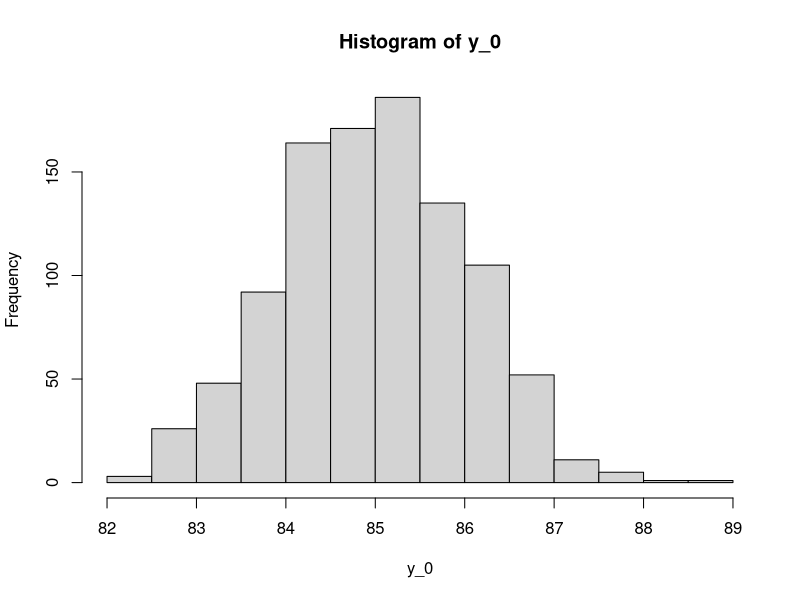
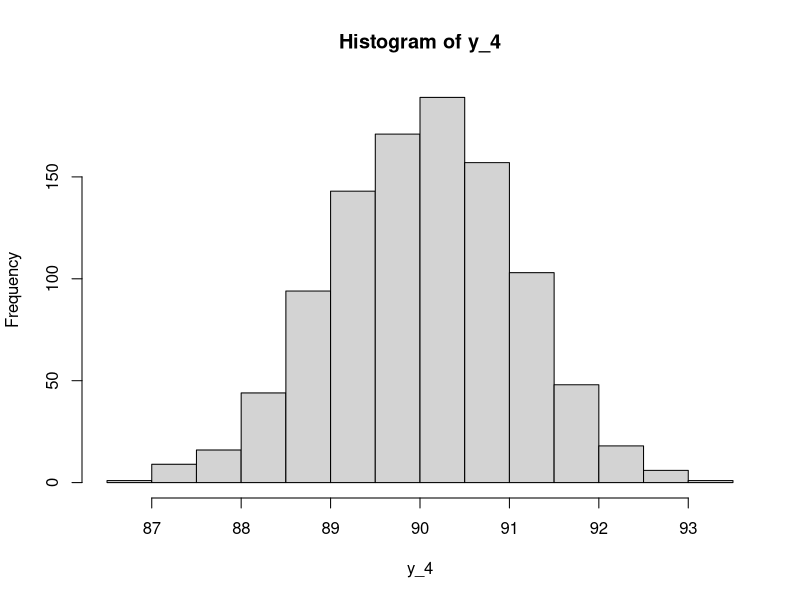
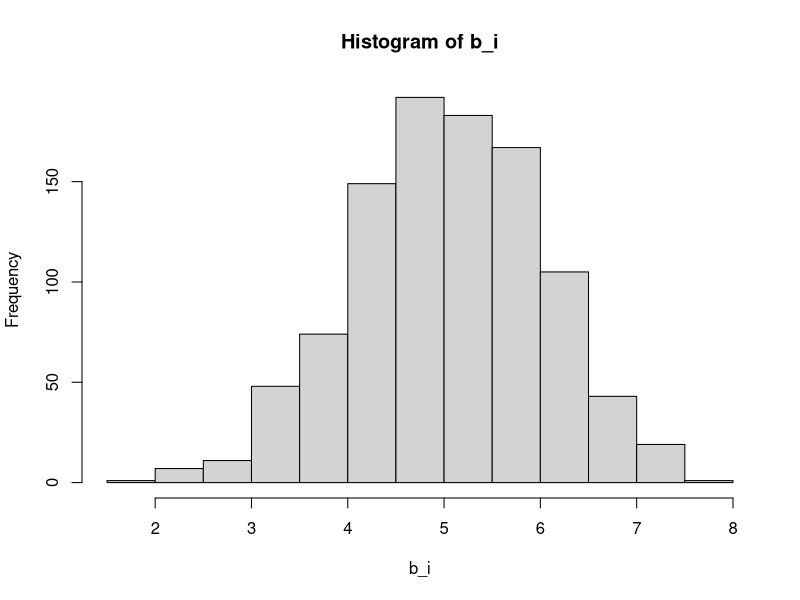
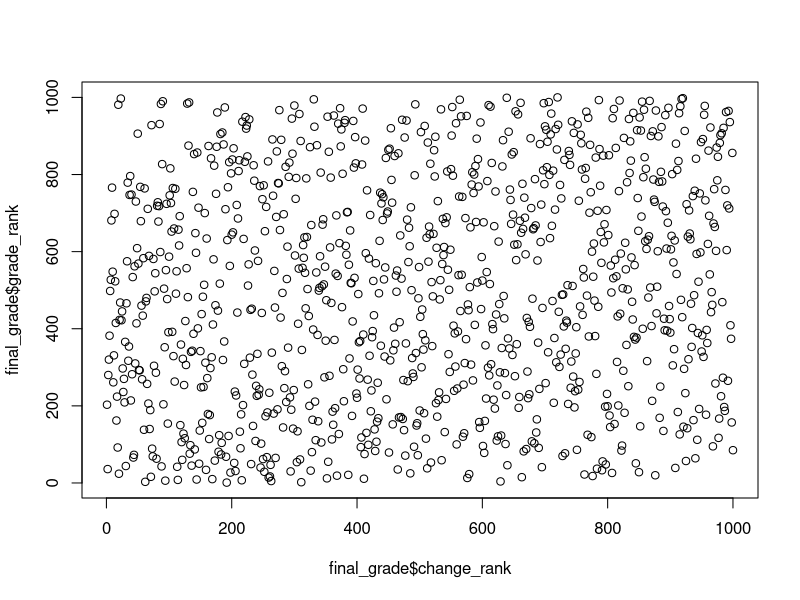
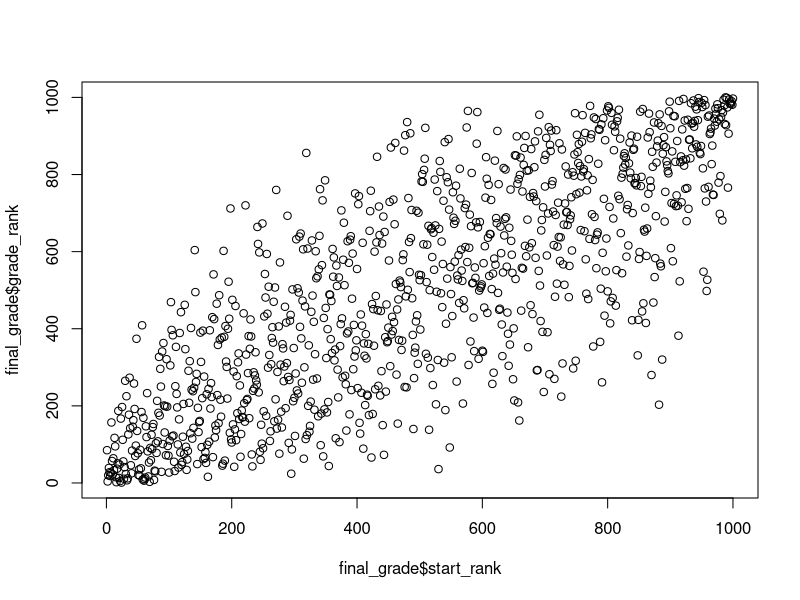

These charts were generated, in order, by the following R code:
## ---- chunk 1
#| echo: false
#| warning: false

rbvn<-function (n, m1, s1, m2, s2, rho)
  {
     X1 <- rnorm(n, m1, s1)
     X2 <- rnorm(n, m2 + (s2/s1) * rho *
           (X1 - m1), sqrt((1 - rho^2)*s2^2))
     cbind(X1, X2)
  }



library(dplyr)
N <- 1000
a <- rbvn(N, 85, 1, 5, 1, -0.5)
### Sample starting grades
a_i <- a[,1] 
z_i <- a[,2] + a[,1]
b_i <- z_i-a_i
y_0 <- a_i
df0 <- data.frame(t=0, id = 1:N, y=y_0)
y_1 <- a_i + b_i*0.25
df1 <- data.frame(t=1, id = 1:N, y=y_1)
y_2 <- a_i + b_i*0.5
df2 <- data.frame(t=2, id = 1:N, y=y_2)
y_3 <- a_i + b_i*0.75
df3 <- data.frame(t=3, id = 1:N, y=y_3)
y_4 <- a_i + b_i
df4 <- data.frame(t=4, id = 1:N, y=y_4)

grade_df <- rbind(df0, df1, df2, df3, df4)
ind_df <- data.frame(id = 1:N, a = a_i, b = b_i)
df <- dplyr::inner_join(ind_df, grade_df)
hist(y_0)
## ---- chunk 2
#| echo: false
#| warning: false
hist(y_4)
hist(b_i)
## ---- chunk 3
#| echo: false
#| warning: false
weights <- data.frame(t = 1:4, w = c(0.25, 0.25, 0.25, 0.25))

final_grade <- df %>% 
inner_join(weights) %>%
group_by(id) %>%
summarize(grade = sum(w*y)) %>%
inner_join(ind_df) %>%
mutate(grade_rank = rank(grade),
start_rank = rank(a),
change_rank = rank(b))

m <- lm(grade_rank ~  change_rank, data=final_grade)
plot(final_grade$change_rank, final_grade$grade_rank)
plot(final_grade$start_rank, final_grade$grade_rank)

summary(m)
